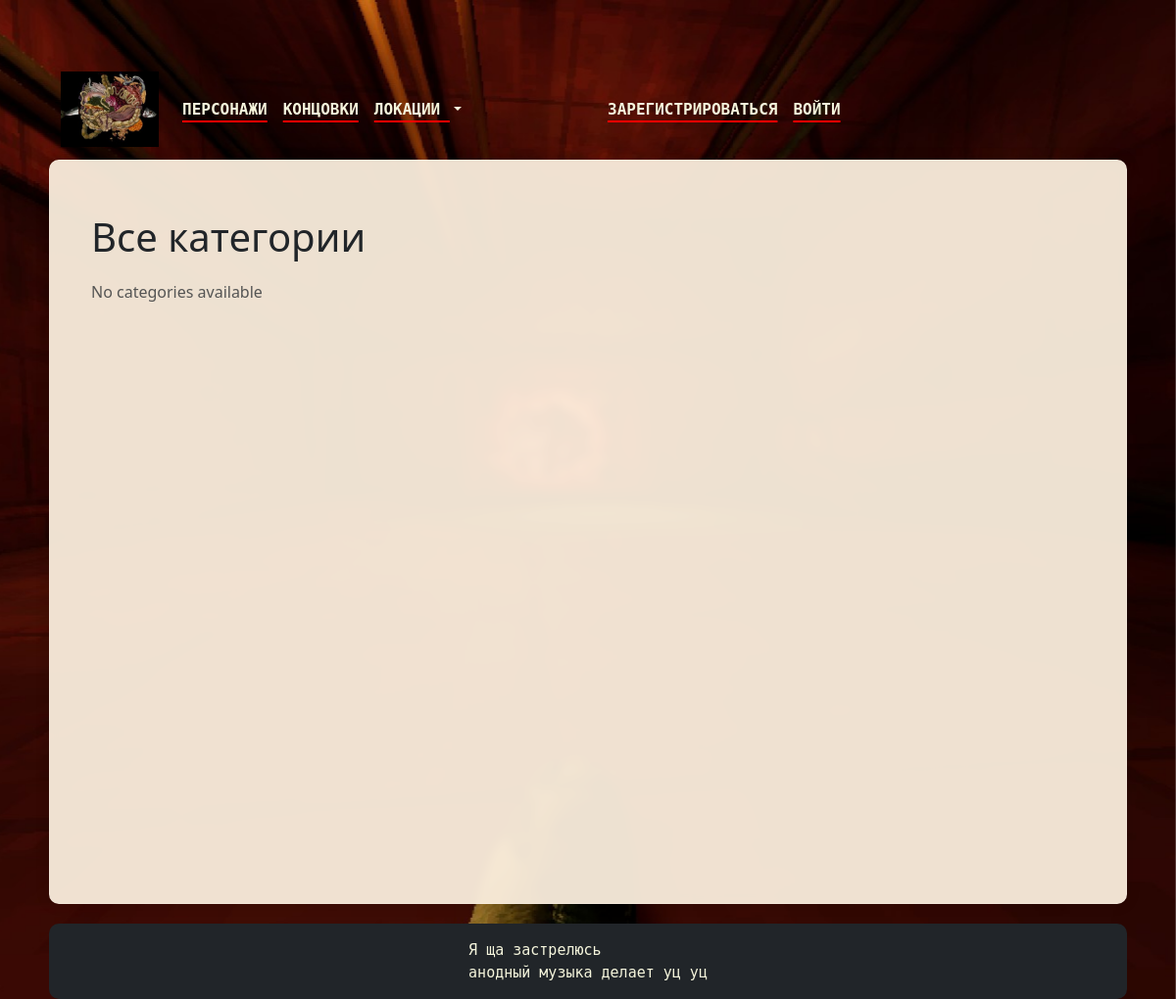
The page /categories on the database as committed earlier.
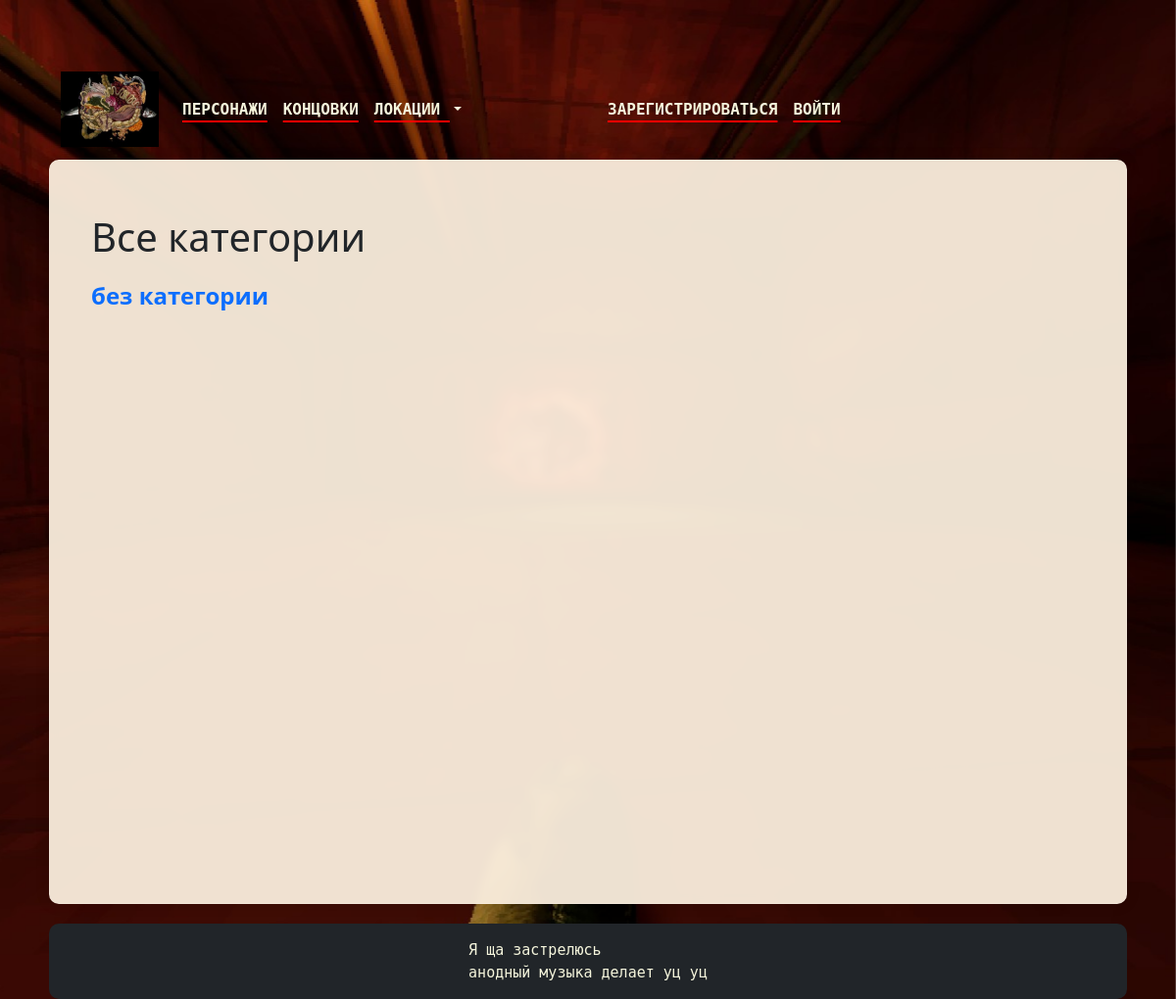
The same page on the database as committed later.
### data/categories.py (models this page shows, shortened)
class Category(SqlAlchemyBase, UserMixin, SerializerMixin):
    __tablename__ = "categories"
    id = sqlalchemy.Column(sqlalchemy.Integer, primary_key=True, autoincrement=True)
    name = sqlalchemy.Column(sqlalchemy.String(120), unique=True)
    pages = orm.relationship("Page",
                                  secondary="association",
                                  back_populates='categories')
    history_pages = orm.relationship("HistoryPage",
                                  secondary="history_association",
                                  back_populates='categories')

### main.py (the view)
@pages.route('/categories')
def all_categories():
    db_sess = db_session.create_session()
    categs = db_sess.query(Category).order_by(func.lower(Category.name)).all()
    return render_template('all_categories.html', categs=categs)

### data/db_session.py (called while the page is built)
def create_session() -> Session:
    global __factory
    return __factory()

### data/slug_conventer.py (called while the page is built)
    def to_url(self, value):
        raw = str(value) if self.attr is None else getattr(value, self.attr, '')
        slug = slugify(raw)[:self.length].rstrip('-')
        return '{}/{}'.format(value.id, slug).rstrip('/')

### templates/all_categories.html
{% extends "base.html" %}
{% block content %}
<div class="container">
    <h1 class="my-4">Все категории</h1>
    <ul class="list-unstyled" style="line-height: 1.0;">
        {% for categ in categs %}
        <li class="mb-4">
            <a href="{{ url_for('categories.show_category', id=categ) }}"
               class="text-decoration-none"
               style="font-size: 1.5rem;">
                <strong>{{ categ.name }}</strong>
            </a>
        </li>
        {% else %}
        <li class="text-muted">No categories available</li>
        {% endfor %}
    </ul>
</div>
{% endblock %}

Rows that differ between the two databases and show on the page:
added Category: name "без категории"
Other text that changed with them:
text no longer shown: "No categories available"
